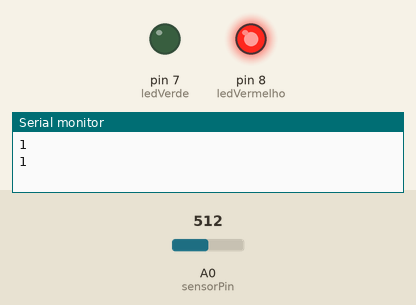
Simulated run of this sketch. Board: Arduino Uno, built with avr-gcc and run on an emulated ATmega328P. Shown: output pins drawn as LEDs (lit = HIGH), the last lines printed to the serial monitor. The test bench sets the inputs (shaded band); at power-on: A0 (sensorPin) = 512.

Above: at 1.8 s.
1.9 s: A0 (sensorPin) set to 310
3.4 s: A0 (sensorPin) set to 286
At 5.0 s:
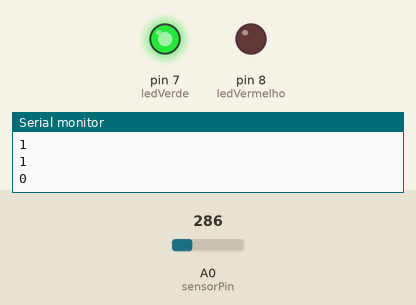
5.5 s: A0 (sensorPin) set to 306
At 6.6 s:
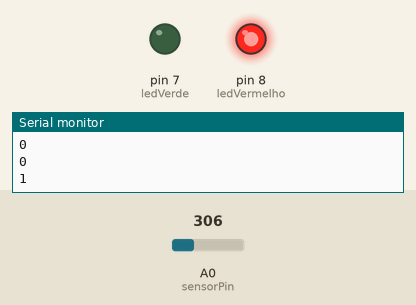
7.5 s: A0 (sensorPin) set to 290
At 9.3 s:
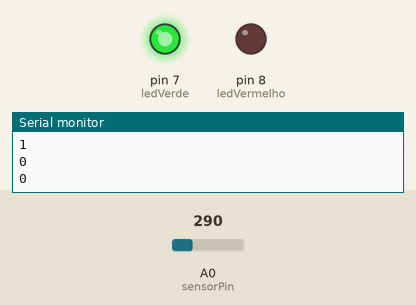
Timing chart, 0 to 10.5 s (numbered marks = the images above; inputs shaded):
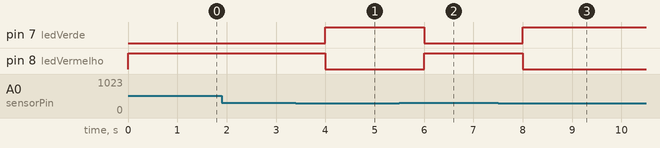

The sketch:

sensor.ino
```cpp
const int sensorPin = A0;
const int ledVerde = 7;
const int ledVermelho = 8;

const int limiteFumaca = 300;

void setup() {
  pinMode(ledVerde, OUTPUT);
  pinMode(ledVermelho, OUTPUT);
  Serial.begin(9600);
}

void loop() {
  int valorSensor = analogRead(sensorPin);

  if (valorSensor > limiteFumaca) {
    digitalWrite(ledVermelho, HIGH);
    digitalWrite(ledVerde, LOW);

    Serial.println("1");
  } else {
    digitalWrite(ledVermelho, LOW);
    digitalWrite(ledVerde, HIGH);

    Serial.println("0");
  }

  delay(1000);
}
```

Measured:
- the behaviour switches between 301 and 300 on A0 (sensorPin) (found by bisection; images 0 and 1)
- after the input at 3.4 s, pin 7 (ledVerde): LOW → HIGH after 0.60 s; pin 8 (ledVermelho): HIGH → LOW after 0.60 s
- after the input at 5.5 s, pin 7 (ledVerde): HIGH → LOW after 0.50 s; pin 8 (ledVermelho): LOW → HIGH after 0.50 s
- after the input at 7.5 s, pin 7 (ledVerde): LOW → HIGH after 0.50 s; pin 8 (ledVermelho): HIGH → LOW after 0.50 s
